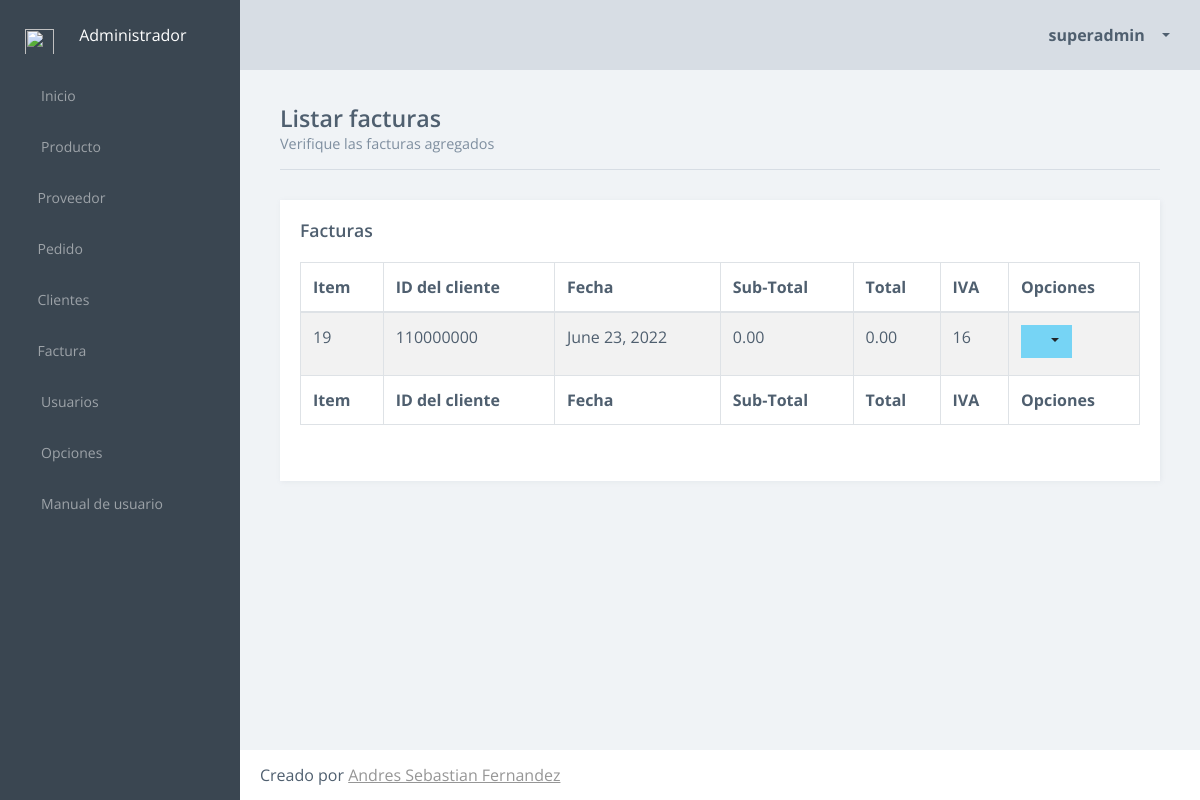
Screenshot of /inventario/listarFacturas (signed in) with the database file from the repository.
### inventario/models.py (models this page shows, shortened)
class Usuario(AbstractUser):
    username = models.CharField(max_length=80, unique=True)
    password = models.CharField(max_length=20)
    email = models.EmailField(max_length=100, unique=True)
    first_name = models.CharField(max_length=40)
    last_name = models.CharField(max_length=60)
    nivel = models.IntegerField(null=True)

class Factura(models.Model):
    cliente = models.ForeignKey(Cliente,to_field='cedula', on_delete=models.CASCADE)
    fecha = models.DateField()
    sub_monto = models.DecimalField(max_digits=20,decimal_places=2)
    monto_general = models.DecimalField(max_digits=20,decimal_places=2)
    iva = models.ForeignKey(Opciones,to_field='valor_iva', on_delete=models.CASCADE)

class Cliente(models.Model):
    cedula = models.CharField(max_length=12, unique=True)
    nombre = models.CharField(max_length=40)
    apellido = models.CharField(max_length=40)
    direccion = models.CharField(max_length=200)
    nacimiento = models.DateField()
    telefono = models.CharField(max_length=20)
    telefono2 = models.CharField(max_length=20,null=True)
    correo = models.CharField(max_length=100)
    correo2 = models.CharField(max_length=100,null=True)

class Opciones(models.Model):
    moneda = models.CharField(max_length=20, null=True)
    valor_iva = models.IntegerField(unique=True)
    nombre_negocio = models.CharField(max_length=25,null=True)
    mensaje_factura = models.TextField(null=True)

### inventario/views.py (the view)
# urls.py: path('listarFacturas',views.ListarFacturas.as_view(), name='listarFacturas'),
class ListarFacturas(LoginRequiredMixin, View):
    login_url = '/inventario/login'
    redirect_field_name = None
    def get(self, request):
        facturas = Factura.objects.all()
        contexto = {'tabla': facturas}
        contexto = complementarContexto(contexto,request.user)
        return render(request, 'inventario/factura/listarFacturas.html', contexto)

### inventario/funciones.py (called while the page is built)
def complementarContexto(contexto,datos):
    contexto['usuario'] = datos.username
    contexto['id_usuario'] = datos.id
    contexto['nombre'] = datos.first_name
    contexto['apellido'] = datos.last_name
    contexto['correo'] = datos.email
    return contexto

### inventario/templates/inventario/factura/listarFacturas.html (shortened to what this page needs)
{% extends "inventario/comun/base.html" %}
{% block content %}
                <article class="content responsive-tables-page">
                    <div class="title-block">
                        <h1 class="title"> Listar facturas </h1>
                        <p class="title-description"> Verifique las facturas agregados </p>
                    </div>
                    <section class="section">
                        <div class="row">
                            <div class="col-md-12">
                                <div class="card">
                                    <div class="card-block">
                                        <div class="card-title-block">
                                            <h3 class="title">Facturas</h3>
                                        </div>
                                        <section class="example">
                                            <div class="table-responsive">
                                                <table id="example2" class="table table-striped table-bordered table-hover">
                                                    <thead>
                                                        <tr>
                                                            <th>Item</th>
                                                            <th>ID del cliente</th>
                                                            <th>Fecha</th>
                                                            <th>Sub-Total</th>
                                                            <th>Total</th>
                                                            <th>IVA</th>
                                                            <th>Opciones</th>
                                                        </tr>
                                                    </thead>
                                                    <tbody>
                                                    	{% for fila in tabla %}
                                                        <tr>
                                                            <td>{{ fila.id}}</td>
                                                            <td>{{ fila.cliente.cedula }}</td>
                                                            <td>{{ fila.fecha }}</td>
                                                            <td>{{ fila.sub_monto }}</td>
                                                            <td>{{ fila.monto_general }}</td>
                                                            <td>{{ fila.iva.valor_iva }}</td>
                                                            <td>
                                                <div class="btn-group">
                                                <button type="button" class="btn btn-info dropdown-toggle" data-toggle="dropdown" aria-haspopup="true" aria-expanded="false"><i class="fa fa-wrench"></i></button>
                                                     </div>
                                                            </td>
                                                        </tr>
                                                        {% endfor %}
                                                    </tbody>
                                                    <tfoot>
                                                    <tr>
                                                            <th>Item</th>
                                                            <th>ID del cliente</th>
                                                            <th>Fecha</th>
                                                            <th>Sub-Total</th>
                                                            <th>Total</th>
                                                            <th>IVA</th>
                                                            <th>Opciones</th>
                                                    </tr>
                                                    </tfoot>
                                                </table>
                                            </div>
                                        </section>
                                    </div>
                                </div>
                            </div>
                        </div>
                    </section>
                </article>
{% endblock %}

### inventario/templates/inventario/comun/header.html (shortened to what this page needs)
                <header class="header">
                    <div class="header-block header-block-nav">
                        <ul class="nav-profile">
                            <li class="profile dropdown">
                                <a class="nav-link dropdown-toggle" data-toggle="dropdown" href="#" role="button" aria-haspopup="true" aria-expanded="false">
                                    <em class="fa fa-user"></em>
                                    <span class="name"> {{ usuario }} </span>
                                </a>
                            </li>
                        </ul>
                    </div>
                </header>

### rows the page displays
Usuario: username "superadmin"
Factura: id "19", cliente.cedula "110000000", fecha "June 23, 2022", sub_monto "0.00", monto_general "0.00", iva.valor_iva "16"
